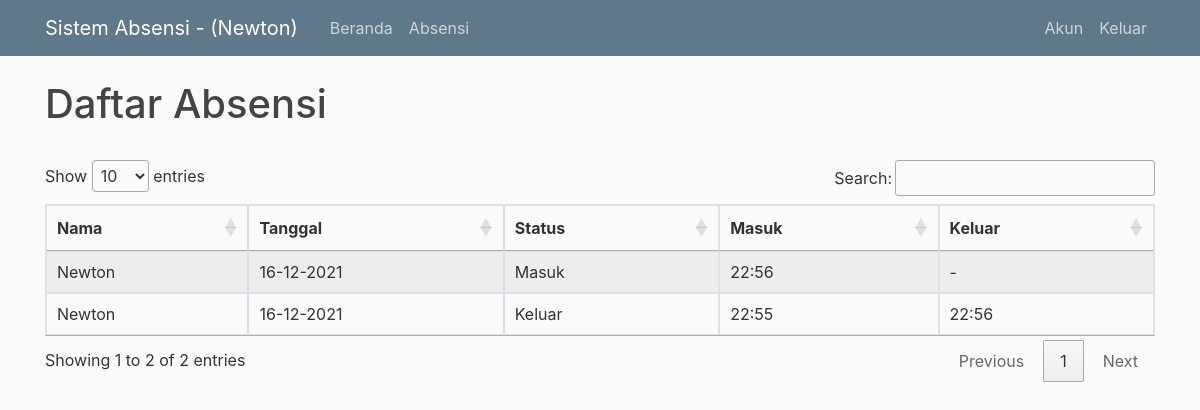
The app's page /home (signed in) with its own data.
### flaskblog/models.py (models this page shows, shortened)
class User(db.Model, UserMixin):
  id = db.Column(db.Integer, primary_key=True)
  username = db.Column(db.String(20), unique=True, nullable=False)
  email = db.Column(db.String(120), unique=True, nullable=False)
  image_file = db.Column(db.String(20), nullable=False)
  password = db.Column(db.String(60), nullable=False)
  face = db.relationship('Photo', backref='facePhotos', lazy=True)
  presence = db.relationship('Presence', backref="presencing", lazy="dynamic")

class Presence(db.Model):
  id = db.Column(db.Integer, primary_key=True)
  user_id = db.Column(db.Integer, db.ForeignKey('user.id'), nullable=False)
  status = db.Column(db.Text, nullable=False, default="Masuk")
  dateIn = db.Column(db.DateTime, nullable=False)
  dateOut = db.Column(db.DateTime, nullable=True)

### flaskblog/routes.py (the view)
@app.route("/")
@app.route("/home")
def home():
    recog_Camera.stop()
    camera.stop()
    presences = []
    try:
        if current_user.username == "admin":
            presences = Presence.query.all()
        else:
            presences = current_user.presence
    except:
        pass
    return render_template('home.html', presences=presences)

### flaskblog/camera.py (called while the page is built)
    def stop(self):
        logger.debug("Stopping thread")
        self.isrunning = False

### flaskblog/cameraRecog.py (called while the page is built)
    def stop(self):
        logger.debug("Stopping thread")
        self.isrunning = False

### flaskblog/models.py (called while the page is built)
@login_manager.user_loader
def load_user(user_id):
  return User.query.get(int(user_id))

### flaskblog/templates/home.html (shortened to what this page needs)
{% extends "layout.html" %}
{% block content %}
  <style>
    table.dataTable thead .sorting:after,
    table.dataTable thead .sorting:before,
    table.dataTable thead .sorting_asc:after,
    table.dataTable thead .sorting_asc:before,
    table.dataTable thead .sorting_asc_disabled:after,
    table.dataTable thead .sorting_asc_disabled:before,
    table.dataTable thead .sorting_desc:after,
    table.dataTable thead .sorting_desc:before,
    table.dataTable thead .sorting_desc_disabled:after,
    table.dataTable thead .sorting_desc_disabled:before {
      bottom: .5em;
      }
  </style>
  <h1>Daftar Absensi</h1>
  <br>
  {% if presences %}
    <table id="dtBasicExample" class="table table-striped table-bordered table-sm" cellspacing="0" width="100%">
      <thead>
        <tr>
          <th scope="col">Nama</th>
          <th scope="col">Tanggal</th>
          <th scope="col">Status</th>
          <th scope="col">Masuk</th>
          <th scope="col">Keluar</th>
        </tr>
      </thead>
      <tbody>
        {% for presence in presences %}
          <tr>
            <td>{{ presence.presencing.username }}</td>
            <td>{{ presence.dateIn.strftime("%d-%m-%Y") }}</td>
            <td>{{ presence.status }}</td>
            <td>{{ presence.dateIn.strftime("%H:%M") }}</td>
            <td>
              {% if presence.dateOut %}
                {{ presence.dateOut.strftime("%H:%M") }}
              {% else %}
                -
              {% endif %}
            </td>
          </tr>
        {% endfor %}
      </tbody>
    </table>
  {% else %}
    <div>Silahkan Login untuk melihat daftar absensi.</div>
  {% endif %}
{% endblock content %}

### flaskblog/templates/layout.html (shortened to what this page needs)
<!DOCTYPE html>
<html>
<head>
    <link rel="stylesheet" href="https://maxcdn.bootstrapcdn.com/bootstrap/4.0.0/css/bootstrap.min.css">
    <link href="https://cdn.datatables.net/1.11.3/css/jquery.dataTables.min.css" rel="stylesheet">
    <link rel="stylesheet" type="text/css" href="{{ url_for('static', filename='main.css') }}">
</head>
<body>
    <header class="site-header">
      <nav class="navbar navbar-expand-md navbar-dark bg-steel fixed-top">
        <div class="container">
          {% if current_user.is_authenticated %}
            <a class="navbar-brand mr-4" href="/">Sistem Absensi - ({{ current_user.username }})</a>
          {% else %}
            <a class="navbar-brand mr-4" href="/">Sistem Absensi</a>
          {% endif %}
          <div class="collapse navbar-collapse" id="navbarToggle">
            <div class="navbar-nav mr-auto">
              <a class="nav-item nav-link" href="{{ url_for('home') }}">Beranda</a>
              {% if current_user.is_authenticated %}
                <a class="nav-item nav-link" href="{{ url_for('recognition') }}">Absensi</a>
              {% endif %}
            </div>
            <div class="navbar-nav">
              {% if current_user.is_authenticated %}
                <a class="nav-item nav-link" href="{{ url_for('settings') }}">Akun</a>
                <a class="nav-item nav-link" href="{{ url_for('logout') }}">Keluar</a>
              {% else %}
                <a class="nav-item nav-link" href="{{ url_for('login') }}">Masuk</a>
              {% endif %}
            </div>
          </div>
        </div>
      </nav>
    </header>
    <main role="main" class="container">
      <div class="row">
        <div class="col-md-12">
          {% block content %}{% endblock %}
        </div>
      </div>
    </main>
   </body>
</html>

### flaskblog/static/main.css (style rules this page uses)
body { background: #fafafa; color: #333333; margin-top: 5rem; }
h1, h2, h3, h4, h5, h6 { color: #444444; }
.bg-steel { background-color: #5f788a; }
.site-header .navbar-nav .nav-link { color: #cbd5db; }

### flaskblog/templates/home.html (style rules this page uses)
table.dataTable thead .sorting:after, table.dataTable thead .sorting:before, table.dataTable thead .sorting_asc:after, table.dataTable thead .sorting_asc:before, table.dataTable thead .sorting_asc_disabled:after, table.dataTable thead .sorting_asc_disabled:before, table.dataTable thead .sorting_desc:after, table.dataTable thead .sorting_desc:before, table.dataTable thead .sorting_desc_disabled:after, table.dataTable thead .sorting_desc_disabled:before { bottom: .5em; }

### records on screen
User: username "Newton"
Presence: presencing.username "Newton", dateIn "16-12-2021", status "Keluar", dateIn "22:55", dateOut "22:56"
Presence: presencing.username "Newton", dateIn "16-12-2021", status "Masuk", dateIn "22:56"
